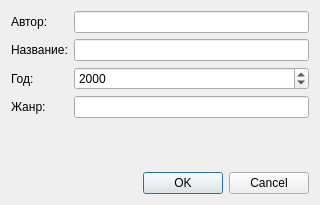
<?xml version="1.0" encoding="UTF-8"?>
<ui version="4.0">
 <class>EditBookDialog</class>
 <widget class="QDialog" name="EditBookDialog">
  <property name="geometry">
   <rect>
    <x>0</x>
    <y>0</y>
    <width>320</width>
    <height>205</height>
   </rect>
  </property>
  <property name="windowTitle">
   <string>Редактировать книгу</string>
  </property>
  <layout class="QVBoxLayout" name="verticalLayout">
   <item>
    <layout class="QFormLayout" name="formLayout">
     <item row="0" column="0">
      <widget class="QLabel" name="labelAuthor">
       <property name="text">
        <string>Автор:</string>
       </property>
      </widget>
     </item>
     <item row="0" column="1">
      <widget class="QLineEdit" name="lineEditAuthor"/>
     </item>
     <item row="1" column="0">
      <widget class="QLabel" name="labelTitle">
       <property name="text">
        <string>Название:</string>
       </property>
      </widget>
     </item>
     <item row="1" column="1">
      <widget class="QLineEdit" name="lineEditTitle"/>
     </item>
     <item row="2" column="0">
      <widget class="QLabel" name="labelYear">
       <property name="text">
        <string>Год:</string>
       </property>
      </widget>
     </item>
     <item row="2" column="1">
      <widget class="QSpinBox" name="spinBoxYear">
       <property name="minimum">
        <number>0</number>
       </property>
       <property name="maximum">
        <number>2100</number>
       </property>
       <property name="value">
        <number>2000</number>
       </property>
      </widget>
     </item>
     <item row="3" column="0">
      <widget class="QLabel" name="labelGenre">
       <property name="text">
        <string>Жанр:</string>
       </property>
      </widget>
     </item>
     <item row="3" column="1">
      <widget class="QLineEdit" name="lineEditGenre"/>
     </item>
    </layout>
   </item>
   <item>
    <widget class="QDialogButtonBox" name="buttonBox">
     <property name="standardButtons">
      <set>QDialogButtonBox::StandardButton::Cancel|QDialogButtonBox::StandardButton::Ok</set>
     </property>
    </widget>
   </item>
  </layout>
 </widget>
 <resources/>
 <connections/>
</ui>
